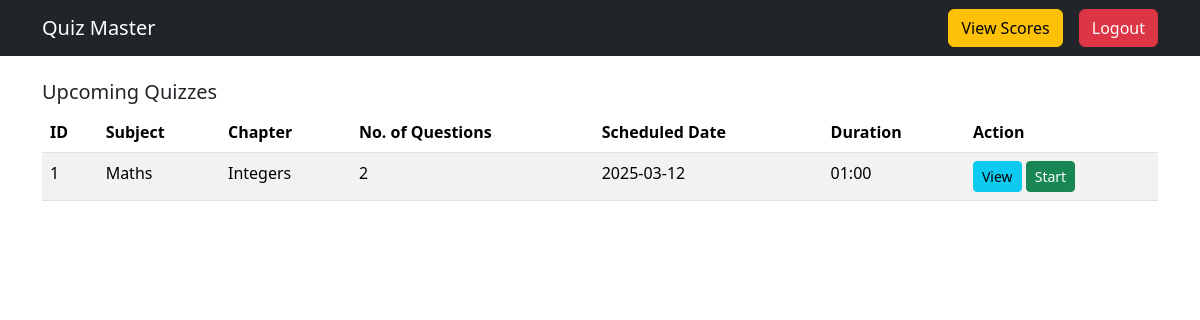
/user_dashboard (signed in), run on an earlier commit of the app's database.
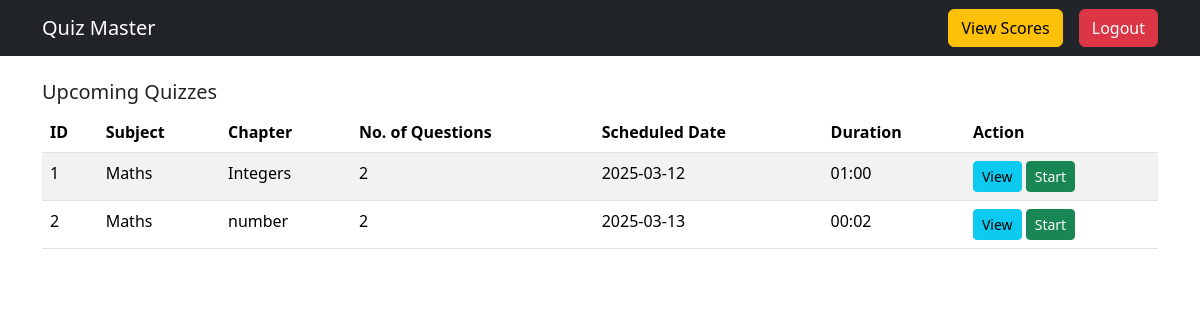
And on a later commit of the database.
### app.py (models this page shows)
class Subject(db.Model):
    __tablename__ = 'subject'
    SubjectID = db.Column(db.Integer, primary_key=True, autoincrement=True)
    Subjectname = db.Column(db.String(500), nullable=False)
    Description = db.Column(db.String(500), nullable=False)

class Quiz(db.Model):
    __tablename__ = 'quiz'
    QuizID = db.Column(db.Integer, primary_key=True, autoincrement=True)
    Date_of_quiz = db.Column(db.Date, nullable=False)
    Time_duration = db.Column(db.String(5), nullable=False)  # Stores "HH:MM"
    Remarks = db.Column(db.String(500))
    ChapterID = db.Column(db.Integer, db.ForeignKey('chapter.ChapterID'), nullable=False)
    QuestionsR = db.relationship('Questions', backref='quiz', lazy=True)

class Chapter(db.Model):
    __tablename__ = 'chapter'
    ChapterID = db.Column(db.Integer, primary_key=True, autoincrement=True)
    Chaptername = db.Column(db.String(500), nullable=False)
    Description = db.Column(db.String(500), nullable=False)
    QuizR = db.relationship('Quiz', backref='chapter', lazy=True)
    SubjectID = db.Column(db.Integer, db.ForeignKey('subject.SubjectID'), nullable=False)
    subject = db.relationship('Subject', backref='chapters')

### app.py (the view)
@app.route('/user_dashboard')
def user_dashboard():
    if 'user_id' not in session or session['role'] != 'user':
        flash("Unauthorized Access!", "danger")
        return redirect(url_for("home"))
    user = User.query.get(session['user_id'])
    subjects = Subject.query.all()
    upcoming_quizzes = []
    for subject in subjects:
        chapters = Chapter.query.filter_by(SubjectID=subject.SubjectID).all()
        for chapter in chapters:
            quizzes = Quiz.query.filter_by(ChapterID=chapter.ChapterID).all()
            for quiz in quizzes:
                upcoming_quizzes.append({
                    'quiz': quiz,
                    'chapter': chapter,
                    'subject': subject
                })
    scores = Score.query.filter_by(UserID=user.UserID).all()
    return render_template(
        "user_dashboard.html",
        user=user,
        upcoming_quizzes=upcoming_quizzes,
        scores=scores
    )

### templates/user_dashboard.html (shortened to what this page needs)
<!DOCTYPE html>
<html lang="en">
<head>
    <link href="https://cdn.jsdelivr.net/npm/bootstrap@5.3.2/dist/css/bootstrap.min.css" rel="stylesheet">
</head>
<body>
    <nav class="navbar navbar-expand-lg navbar-dark bg-dark">
        <div class="container">
            <a class="navbar-brand" href="#">Quiz Master</a>
            <div class="collapse navbar-collapse justify-content-end" id="navbarNav">
                <a href="{{ url_for('user_scores') }}" class="btn btn-warning me-3">View Scores</a>
                <a href="{{ url_for('logout') }}" class="btn btn-danger">Logout</a>
            </div>
        </div>
    </nav>
    <div class="container mt-4">
        <h5>Upcoming Quizzes</h5>
        {% if upcoming_quizzes %}
        <table class="table table-striped">
            <thead>
                <tr>
                    <th>ID</th>
                    <th>Subject</th>
                    <th>Chapter</th>
                    <th>No. of Questions</th>
                    <th>Scheduled Date</th>
                    <th>Duration</th>
                    <th>Action</th>
                </tr>
            </thead>
            <tbody>
                {% for data in upcoming_quizzes %}
                <tr>
                    <td>{{ data.quiz.QuizID }}</td>
                    <td>{{ data.subject.Subjectname }}</td>
                    <td>{{ data.chapter.Chaptername }}</td>
                    <td>{{ data.quiz.QuestionsR|length }}</td>
                    <td>{{ data.quiz.Date_of_quiz }}</td>
                    <td>{{ data.quiz.Time_duration }}</td>
                    <td>
                        <button class="btn btn-info btn-sm" data-bs-toggle="modal" data-bs-target="#viewQuiz{{ data.quiz.QuizID }}">View</button>
                        <a href="{{ url_for('start_quiz', quiz_id=data.quiz.QuizID) }}" class="btn btn-success btn-sm">Start</a>
                    </td>
                </tr>
                {% endfor %}
            </tbody>
        </table>
        {% else %}
        <p>No upcoming quizzes available.</p>
        {% endif %}
    </div>
</body>
</html>

What changed in the data, as far as the page shows it:
added Quiz: quiz.QuizID "2", quiz.Date_of_quiz "2025-03-13", quiz.Time_duration "00:02"
added Chapter: chapter.Chaptername "number"
Also different on the page:
new list line: "Maths"
new list line: "2 View Start"
